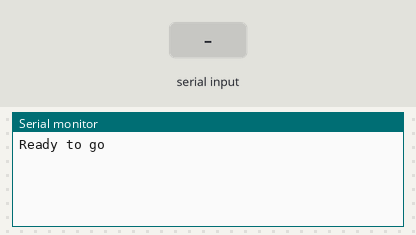
The sketch below on a simulated Arduino Uno, built with avr-gcc and run on an emulated ATmega328P. Shown: the last lines printed to the serial monitor. The test bench sets the inputs (shaded band).

Above: at 1.2 s.
1.3 s: "1" received over the second serial link
At 2.7 s:
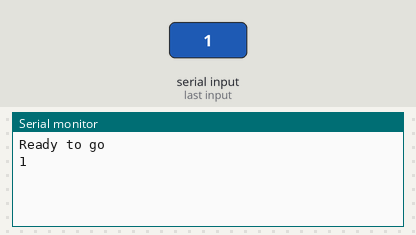
3.8 s: "0" received over the second serial link
At 5.5 s:
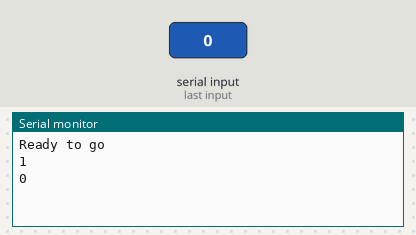

The sketch:

bluetooth.ino
```cpp
#include <SoftwareSerial.h>
SoftwareSerial BLESerial(2,3); // RX = 2, TX = 3

long previousMillis_BLE = 0;
long previousMillis_SRE = 0;

int interval_BLE = 100;
int interval_SRE = 200;
void setup()
{
  Serial.begin(9600);

  BLESerial.begin(9600);
  while(!Serial){
    ; // wait for serial port to connect
  }
  Serial.println("Ready to go");
}
void loop(){
  unsigned long currentMillis = millis();
  if (currentMillis - previousMillis_BLE > interval_BLE) {
    previousMillis_BLE = currentMillis;
    while (BLESerial.available() > 0){
      String in_str = BLESerial.readString();
      if (in_str.length() == 0);
      else if (in_str != "read"){
        Serial.println(in_str);
      } else {
        while (in_str != "stop"){
          BLESerial.println(analogRead(A0));
          in_str = BLESerial.readString();
          delay(3000);
        }
      }
      BLESerial.println("Stopped");
    }
  }

  if (currentMillis - previousMillis_SRE > interval_BLE) {
    previousMillis_SRE = currentMillis;
    while (Serial.available()){
      BLESerial.print((char) Serial.read());
    }
  }
}
```

Measured:
- after the input at 1.3 s, the serial monitor: prints a new line after 1.0 s (image 1)
- after the input at 3.8 s, the serial monitor: prints a new line after 1.0 s (image 2)
